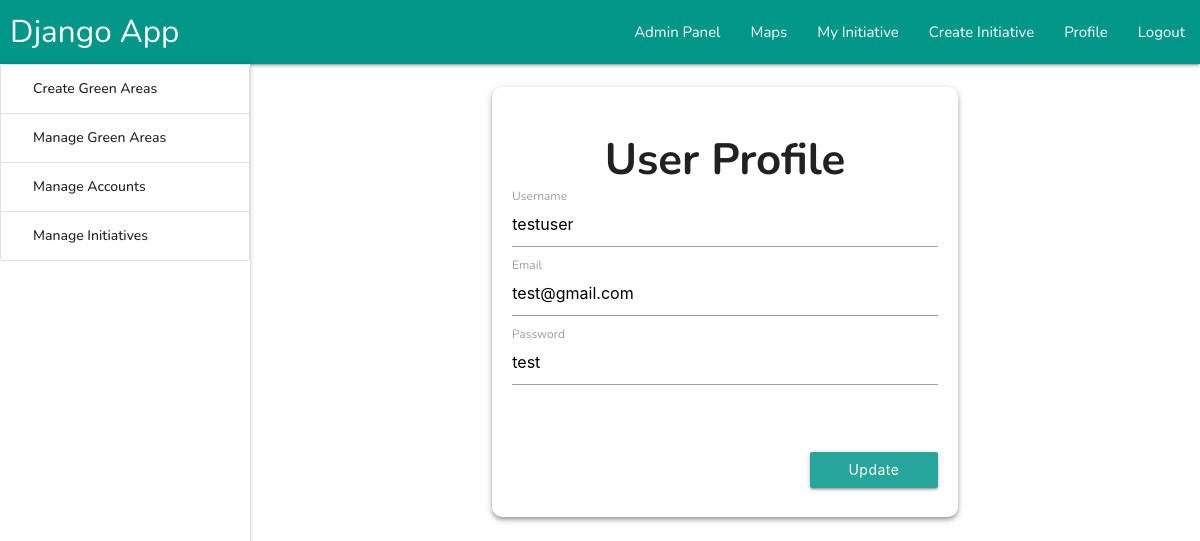
/admin_panel/manage_accounts/update_profile/2 (signed in), run on an earlier commit of the app's database.
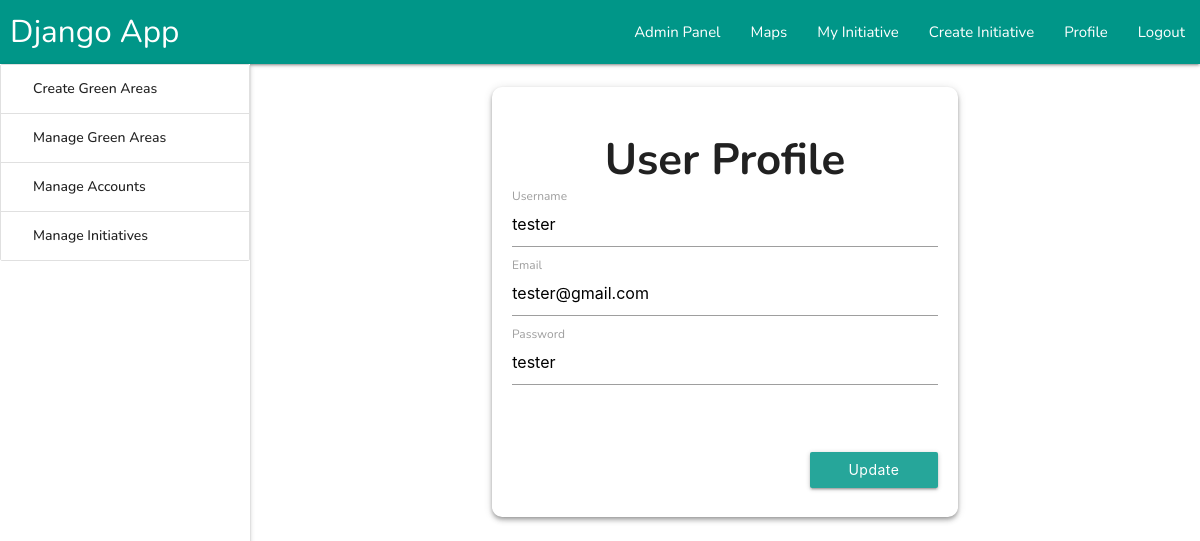
And on a later commit of the database.
### root/models.py (models this page shows, shortened)
class Profile(models.Model):
    email = models.CharField(max_length=10000,blank=True,default='')
    orignal_name = models.CharField(max_length=10000,blank=True,default='')
    password = models.CharField(max_length=10000,blank=True,default='')
    longitude = models.CharField(max_length=10000,blank=True,default='')
    latitude = models.CharField(max_length=10000,blank=True,default='')
    place_name = models.CharField(max_length=10000,blank=True,default='')
    city = models.CharField(max_length=10000,blank=True,default='')
    region = models.CharField(max_length=10000,blank=True,default='')
    country = models.CharField(max_length=10000,blank=True,default='')
    state = models.CharField(max_length=10000,blank=True,default='')
    reset_code = models.CharField(max_length=10000,blank=True,default='')
    generated_name = models.CharField(max_length=10000,blank=True,default='')
    user = models.OneToOneField(User,on_delete=models.CASCADE)

### Admin_Panel/views.py (the view, shortened to what this page needs)
# urls.py: path('manage_accounts/update_profile/<str:id>', update_profile, name='update_profile'),
def update_profile(request,id):
    profile = Profile.objects.filter(user=User.objects.get(id=id)).first()
    context = {"profile":profile}
    return  render(request, 'admin_panel/update_profile.html',context=context)

### Templates/admin_panel/update_profile.html (shortened to what this page needs)
{% extends 'partials/dashboards/admin_engine.html' %}
{% block 'engine'%}
<br>
<div class="container">
  <div class="container">
    <form action="" id="profile_form" method="post"  class='z-depth-2'
      style="padding: 20px;border-radius: 10px;"> {% csrf_token %}
      <center>
        <h3><b>User Profile</b></h3>
      </center>
      <div class="input-field ">
        <input id="username" name="username" type="text" class="validate" value="{{profile.orignal_name}}" required>
        <label for="username">Username</label>
      </div>
      <div class="input-field ">
        <input id="email" name="email" type="email" class="validate" value="{{profile.email}}" required>
        <label for="email">Email</label>
      </div>
      <div class="input-field ">
        <input id="password" type="text" name="password" class="validate" value="{{profile.password}}" required>
        <label for="password">Password</label>
      </div>
      <div class="row">
      </div>
      <button class="btn right" style="width: 30%;">Update Profile</button>
      <br>
      <br>
    </form>
  </div>
</div>
{% endblock 'engine' %}

What changed in the data, as far as the page shows it:
changed Profile: username "testuser" → "tester"; email "test@gmail.com" → "tester@gmail.com"; password "test" → "tester"
